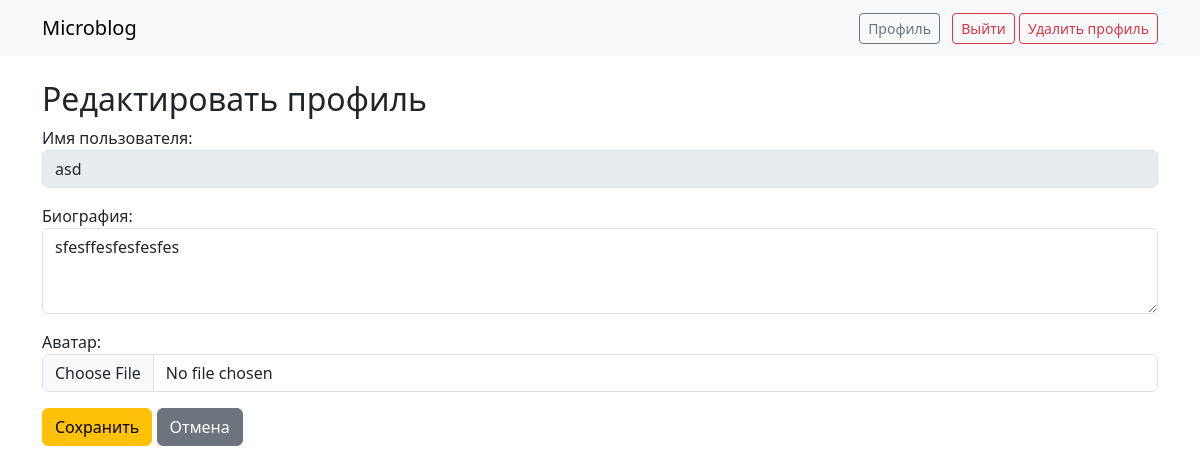
/profile/edit/ (signed in), run on an earlier commit of the app's database.
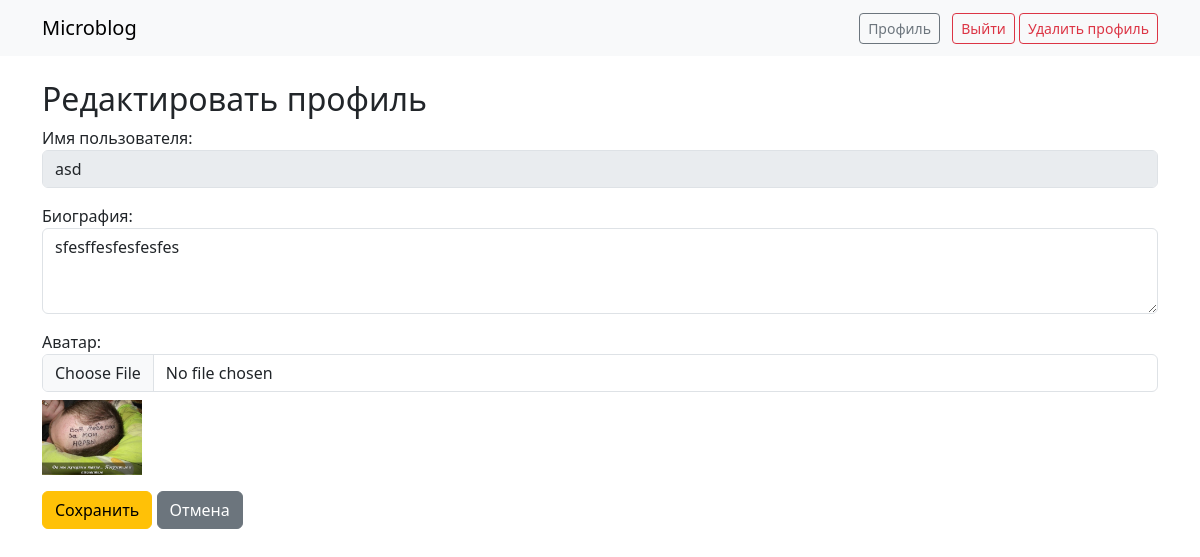
And on a later commit of the database.
### blog/models.py (models this page shows, shortened)
class Profile(models.Model):
    user = models.OneToOneField(User, on_delete=models.CASCADE)
    avatar = models.ImageField(upload_to='profile_pics/', blank=True, null=True)
    bio = models.TextField(max_length=500, blank=True)

### blog/views.py (the view)
# urls.py: path('profile/edit/', views.ProfileUpdateView.as_view(), name='profile_edit'),
class ProfileUpdateView(LoginRequiredMixin, UpdateView):
    model = Profile
    fields = ['avatar', 'bio']
    template_name = 'blog/profile_edit.html'
    success_url = reverse_lazy('home')
    def get_object(self):
        return self.request.user.profile

### blog/templates/blog/profile_edit.html (shortened to what this page needs)
{% extends 'blog/base.html' %}
{% block content %}
<h2>Редактировать профиль</h2>
<form method="post" enctype="multipart/form-data">
    <div class="mb-3">
        <label>Имя пользователя:</label>
        <input type="text" class="form-control" value="{{ user.username }}" disabled>
    </div>
    <div class="mb-3">
        <label>Биография:</label>
        <textarea name="bio" class="form-control" rows="3">{{ profile.bio }}</textarea>
    </div>
    <div class="mb-3">
        <label>Аватар:</label>
        <input type="file" name="avatar" class="form-control" accept="image/*">
        {% if profile.avatar %}
            <div class="mt-2">
                <img src="{{ profile.avatar.url }}" style="max-height:100px; max-width:100px; object-fit:cover;">
            </div>
        {% endif %}
    </div>
    <button type="submit" class="btn btn-warning">Сохранить</button>
    <a href="{% url 'profile' user.profile.pk %}" class="btn btn-secondary">Отмена</a>
</form>
{% endblock %}

What changed in the data, as far as the page shows it:
changed Profile "sfesffesfesfesfes": avatar: picture added
